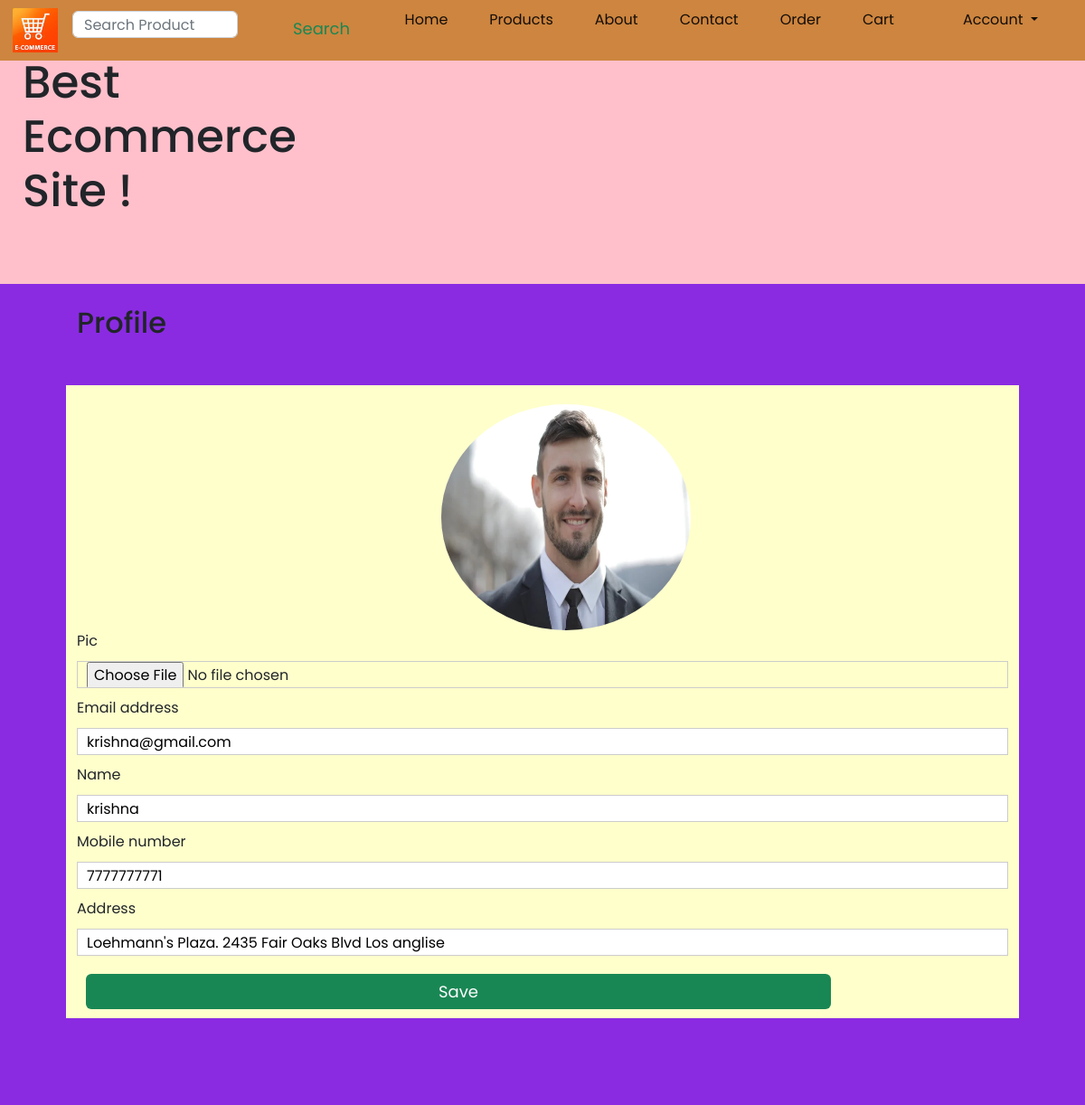
/profile/ (signed in), run on the app's committed database.
### user/models.py (models this page shows, shortened)
class User(AbstractBaseUser):
    email = models.EmailField(
        verbose_name='email address',
        max_length=255,
        unique=True,
    )
    name = models.CharField(max_length=30)
    pic = models.ImageField(upload_to="images/user/" + str(datetime.datetime.now()) + "/" )
    mobile_number = models.CharField(max_length=12)
    address = models.CharField(max_length=80)
    is_active = models.BooleanField(default=True)
    is_admin = models.BooleanField(default=False)
    objects = MyUserManager()
    USERNAME_FIELD = 'email'
    REQUIRED_FIELDS = ['name']
    def __str__(self):
        return self.email

### user/views.py (the view, shortened to what this page needs)
# urls.py: path('profile/',  profile, name= "profile"),
@login_required(login_url='sign_in')
def profile(request):
    title = 'Profile'
    user = User.objects.get(email=request.user)
    initial_content = {  'email': user.email, 'name': user.name,  'address' :  user.address, 'mobile_number': user.mobile_number  }
    form = UserProfile(initial=initial_content)
    return render(request, 'user/profile.html', {'form': form , 'title' : title, 'user': user})

### user/forms.py (shortened to what this page needs)
class UserProfile(forms.ModelForm):
    class Meta:
        model = User
        fields = ('pic', 'email', 'name', 'mobile_number', 'address', )

### user/templates/user/profile.html (shortened to what this page needs)
{% extends "base.html" %}
{% load static %}
{% load mathfilters %}
{% block body %}
  {{ block.super }}
    <div class="bg-color">   <br>
        <div class="small-container">
            <h2 class="title">Profile </h2>
            <div class="row bg-product" id="messages">
                <div class="profile-image">
                    {% if user.pic   %}
                    <img src="{{ user.pic.url }}" width="10%" height="10%"  class="rounded-circle">
                    {% else %}
                       <img src="{% static 'user/images/default.png'%}"  class="rounded" >
                    {% endif %} <br> <br>
                </div>
               <form action="{% url 'profile' %}", method="POST"  novalidate  enctype="multipart/form-data">
                {% for field in form %}
                    {{ field.label }}
                    {{ field }}
                {% endfor %}
                <button type="submit" class="btn btn-success">Save</button>
               </form>
            </div> <br> <br>
        </div> <br> <br>
{% endblock body%}

### user/static/user/css/style.css (style rules this page uses)
body { font-family: 'Poppins', sans-serif; background-color: blueviolet; position: relative; height: 100%; }
* { margin: 0; padding: 0; box-sizing: border-box; }
.row { margin-top: 50px; display: flex; align-items: center; flex-wrap: wrap; justify-content: space-around; }
.small-container { max-width: 1080px; margin: auto; padding-left: 25px; padding-right: 25px; }
form input { width: 100%; height: 30px; margin: 10px 0; padding: 0 10px; font-size: 100%; border: 1px solid #ccc; }
form .btn { width: 80%; border: none; cursor: pointer; font-size: 18px; margin: 10px; }
.bg-product { background-color: #ffffcc; }
.bg-color { background-color: blueviolet; }
.bg-color .small-container .row .profile-image { margin-top: 2%; background-color:#ffffcc; height: 250px; width: 300px; margin-left: 5%; }
.bg-color .small-container .row .profile-image img { height: 100%; width: 100%; }

### data on the page
User: pic (picture), form "krishna@gmail.com" "krishna" "7777777771" "Loehmann's Plaza. 2435 Fair Oaks Blvd Los anglise"

### other printed values
{{ field.label }} "Pic" "Email address" "Name" "Mobile number" "Address"
